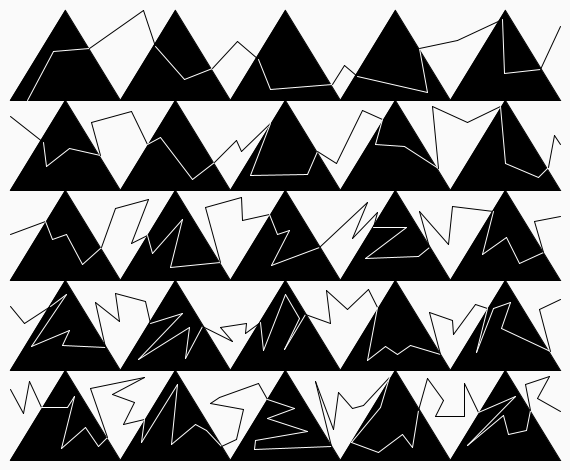
Frame 1 (no input)
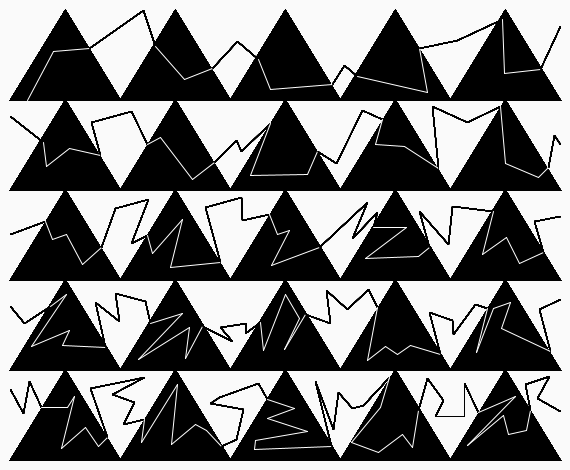
Frame 60 (the mouse pressed at the canvas centre just before this capture)
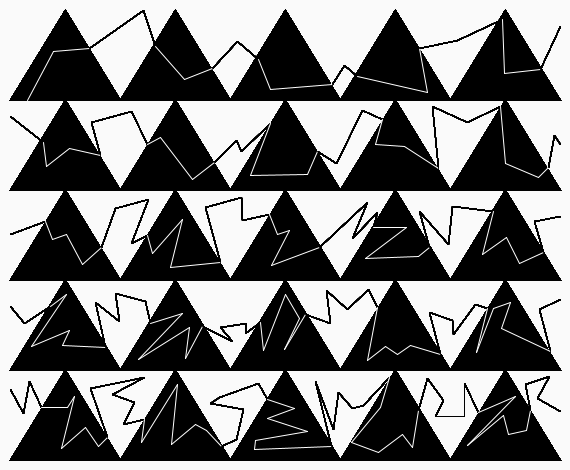
Frame 120 (the mouse held since frame 60 and released just before this capture)

The Processing sketch that drew these frames (run headless with seeded random() and noise(); from frame 60 on, the mouse is pressed at the canvas centre):

// Processing sketch: processing_84064
// ── processing_84064.pde

void setup()
{
 size(570,470);
  background(250);
}

void draw()
{
println(mouseX);
println(mouseY);

smooth();

fill(0);
triangle (10,100,65,10,120,100);
triangle (120,100,175,10,230,100);
triangle (230,100,285,10,340,100);
triangle (340,100,395,10,450,100);
triangle (450,100,505,10,560,100);
//+100 en y  et +120 en x
triangle (10,190,65,100,120,190);
triangle (120,190,175,100,230,190);
triangle (230,190,285,100,340,190);
triangle (340,190,395,100,450,190);
triangle (450,190,505,100,560,190);

triangle (10,280,65,190,120,280);
triangle (120,280,175,190,230,280);
triangle (230,280,285,190,340,280);
triangle (340,280,395,190,450,280);
triangle (450,280,505,190,560,280);

triangle (10,370,65,280,120,370);
triangle (120,370,175,280,230,370);
triangle (230,370,285,280,340,370);
triangle (340,370,395,280,450,370);
triangle (450,370,505,280,560,370);

triangle (10,460,65,370,120,460);
triangle (120,460,175,370,230,460);
triangle (230,460,285,370,340,460);
triangle (340,460,395,370,450,460);
triangle (450,460,505,370,560,460);


//1
stroke(255);
line(27,100,53,51);
line(53,51,89,48);
//2
stroke(0);
line(89,48,143,10);
line(143,10,155,46);
//3
stroke(255);
line(155,46,184,79);
line(184,79,212,68);
//4
stroke(0);
line(212,68,237,41);
line(237,41,258,59);
//5
stroke(255);
line(258,59,270,89);
line(270,89,332,84);
//6
stroke(0);
line(332,84,344,65);
line(344,65,357,76);
//7
stroke(255);
line(357,76,427,92);
line(427,92,419,48);
//8
stroke(0);
line(419,48,457,40);
line(457,40,502,19);
//9
stroke(255);
line(502,19,504,73);
line(504,73,540,69);


//10
stroke(0);
line(540,69,560,26);
line(10,116,43,142);
//11
stroke(255);
line(43,142,46,166);
line(46,166,69,148);
line(69,148,100,155);
//12
stroke(0);
line(100,155,91,122);
line(91,122,131,111);
line(131,111,147,144);
//13
stroke(255);
line(147,144,160,137);
line(160,137,192,179);
line(192,179,214,162);
//14
stroke(0);
line(214,162,236,140);
line(236,140,241,151);
line(241,151,270,123);
//15
stroke(255);
line(270,123,250,175);
line(250,175,307,174);
line(307,174,317,151);
//16
stroke(0);
line(317,151,336,163);
line(336,163,362,110);
line(362,110,382,119);
//17
stroke(255);
line(382,119,375,144);
line(375,144,404,146);
line(404,146,438,168);
//18
stroke(0);
line(438,168,432,106);
line(432,106,467,122);
line(467,122,500,106);
//19
stroke(255);
line(500,106,505,163);
line(505,163,538,177);
line(538,177,548,167);


//20
stroke(0);
line(548,167,554,135);
line(554,135,560,144);
line(10,234,45,221);
//21
stroke(255);
line(45,221,52,239);
line(52,239,66,234);
line(66,234,82,264);
line(82,264,101,247);
//22
stroke(0);
line(101,247,115,208);
line(115,208,148,199);
line(148,199,131,243);
line(131,243,147,235);
//23
stroke(255);
line(147,235,152,253);
line(152,253,182,219);
line(182,219,170,267);
line(170,267,220,262);
//24
stroke(0);
line(220,262,205,207);
line(205,207,241,197);
line(241,197,242,220);
line(242,220,269,214);
//25
stroke(255);
line(269,214,277,234);
line(277,234,289,230);
line(289,230,271,265);
line(271,265,319,247);
//26
stroke(0);
line(319,247,367,202);
line(367,202,352,238);
line(352,238,377,212);
line(377,212,373,227);
//27
stroke(255);
line(373,227,406,227);
line(406,227,365,258);
line(365,258,418,256);
line(418,256,429,247);
//28
stroke(0);
line(429,247,419,211);
line(419,211,448,244);
line(448,244,452,206);
line(452,206,493,211);
//29
stroke(255);
line(493,211,482,254);
line(482,254,506,237);
line(506,237,519,263);
line(519,263,543,252);


//30
stroke(0);
line(543,252,534,221);
line(534,221,560,216);
line(10,306,24,323);
line(24,323,50,306);
//31
stroke(255);
line(50,306,66,294);
line(66,294,31,346);
line(31,346,69,330);
line(69,330,62,345);
line(62,345,105,347);
//32
stroke(0);
line(105,347,95,302);
line(95,302,119,321);
line(119,321,115,293);
line(115,293,145,301);
line(145,301,150,323);
//33
stroke(255);
line(150,323,182,313);
line(182,313,138,359);
line(138,359,189,327);
line(189,327,185,358);
line(185,358,202,326);
//34
stroke(0);
line(202,326,232,341);
line(232,341,220,327);
line(220,327,246,323);
line(246,323,245,333);
line(245,333,260,322);
//35
stroke(255);
line(260,322,263,350);
line(263,350,285,294);
line(285,294,299,318);
line(299,318,284,349);
line(284,349,305,314);
//36
stroke(0);
line(305,314,330,323);
line(330,323,326,290);
line(326,290,347,309);
line(347,309,368,289);
line(368,289,377,307);
//37
stroke(255);
line(377,307,367,360);
line(367,360,385,346);
line(385,346,397,354);
line(397,354,410,345);
line(410,345,440,354);
//38
stroke(0);
line(440,354,429,312);
line(429,312,452,320);
line(452,320,453,334);
line(453,334,475,304);
line(475,304,487,308);
//39
stroke(255);
line(487,308,476,352);
line(476,352,493,308);
line(493,308,510,302);
line(510,302,501,328);
line(501,328,550,351);


//40
stroke(0);
line(550,351,539,309);
line(539,309,560,299);
line(10,389,23,413);
line(23,413,29,381);
line(29,381,41,407);
//41
stroke(255);
line(41,407,67,407);
line(67,407,74,396);
line(74,396,61,448);
line(61,448,85,427);
line(85,427,98,446);
line(98,446,107,437);
//42
stroke(0);
line(107,437,90,388);
line(90,388,144,377);
line(144,377,112,394);
line(112,394,134,402);
line(134,402,123,424);
line(123,424,144,419);
//43
stroke(255);
line(144,419,141,442);
line(141,442,177,384);
line(177,384,171,444);
line(171,444,195,424);
line(195,424,206,430);
line(206,430,221,446);
//44
stroke(0);
line(221,446,236,439);
line(236,439,243,409);
line(243,409,210,403);
line(210,403,219,397);
line(219,397,258,383);
line(258,383,267,399);
//45
stroke(255);
line(267,399,294,408);
line(294,408,267,418);
line(267,418,307,431);
line(307,431,255,440);
line(255,440,254,449);
line(254,449,331,446);
//46
stroke(0);
line(331,446,315,381);
line(315,381,333,429);
line(333,429,338,392);
line(338,392,352,408);
line(352,408,363,405);
line(363,405,389,377);
//47
stroke(255);
line(389,377,380,407);
line(380,407,351,442);
line(351,442,378,452);
line(378,452,402,434);
line(402,434,412,447);
line(412,447,418,410);
//48
stroke(0);
line(418,410,427,378);
line(427,378,443,400);
line(443,400,435,416);
line(435,416,464,416);
line(464,416,464,383);
line(464,383,478,412);
//49
stroke(255);
line(478,412,515,396);
line(515,396,467,445);
line(467,445,503,415);
line(503,415,508,434);
line(508,434,526,430);
line(526,430,530,410);
//50
stroke(0);
line(530,410,525,384);
line(525,384,549,376);
line(549,376,537,398);
line(537,398,560,411);







}
